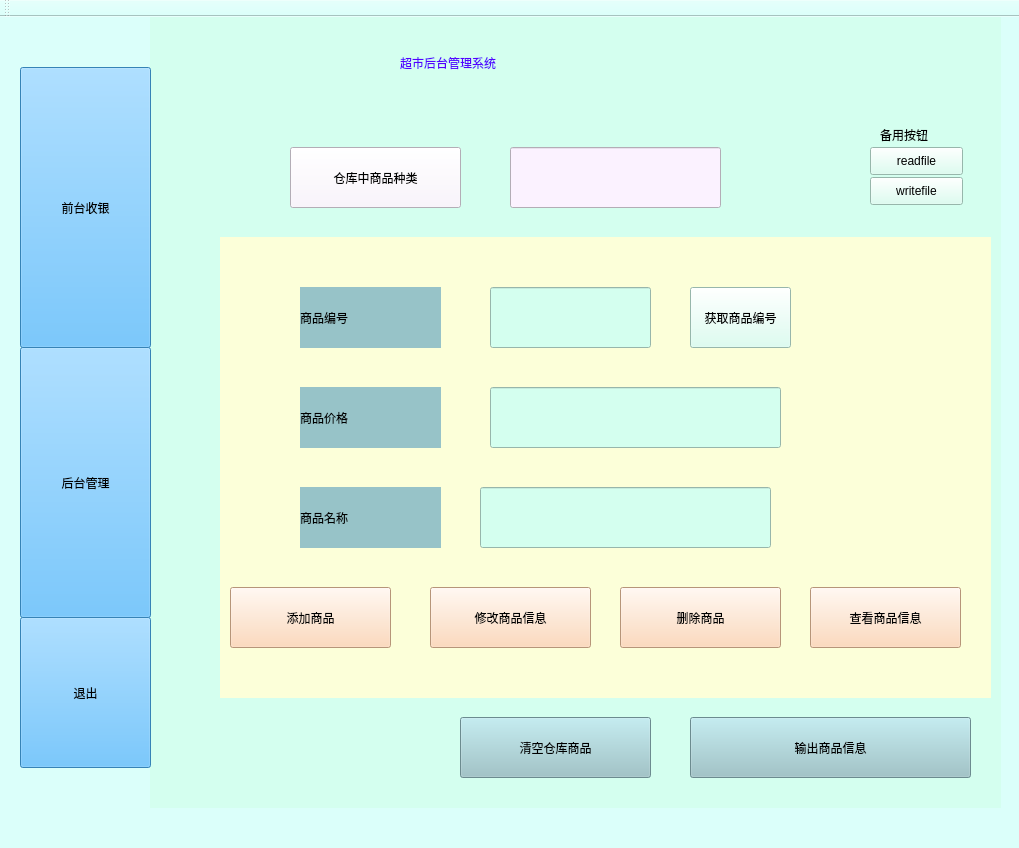
<?xml version="1.0" encoding="UTF-8"?>
<ui version="4.0">
 <class>MainWindow</class>
 <widget class="QMainWindow" name="MainWindow">
  <property name="geometry">
   <rect>
    <x>0</x>
    <y>0</y>
    <width>1019</width>
    <height>848</height>
   </rect>
  </property>
  <property name="windowTitle">
   <string>MainWindow</string>
  </property>
  <property name="styleSheet">
   <string notr="true">background-color: rgb(219, 255, 250);</string>
  </property>
  <widget class="QWidget" name="centralWidget">
   <widget class="QStackedWidget" name="stackedWidget">
    <property name="geometry">
     <rect>
      <x>150</x>
      <y>0</y>
      <width>851</width>
      <height>791</height>
     </rect>
    </property>
    <property name="styleSheet">
     <string notr="true">background-color: rgb(212, 255, 239);</string>
    </property>
    <property name="currentIndex">
     <number>0</number>
    </property>
    <widget class="QWidget" name="page">
     <widget class="QLabel" name="label_5">
      <property name="geometry">
       <rect>
        <x>250</x>
        <y>20</y>
        <width>361</width>
        <height>51</height>
       </rect>
      </property>
      <property name="styleSheet">
       <string notr="true">font: 24pt &quot;Agency FB&quot;;
color: rgb(85, 0, 255);</string>
      </property>
      <property name="text">
       <string>超市后台管理系统</string>
      </property>
     </widget>
     <widget class="QPushButton" name="pushButtonShopType">
      <property name="geometry">
       <rect>
        <x>140</x>
        <y>130</y>
        <width>171</width>
        <height>61</height>
       </rect>
      </property>
      <property name="styleSheet">
       <string notr="true">font: 12pt &quot;Agency FB&quot;;
background-color: rgb(251, 242, 255);</string>
      </property>
      <property name="text">
       <string>仓库中商品种类</string>
      </property>
     </widget>
     <widget class="QLineEdit" name="lineEditShopType">
      <property name="geometry">
       <rect>
        <x>360</x>
        <y>130</y>
        <width>211</width>
        <height>61</height>
       </rect>
      </property>
      <property name="styleSheet">
       <string notr="true">font: 18pt &quot;Agency FB&quot;;
background-color: rgb(251, 242, 255);</string>
      </property>
     </widget>
     <widget class="QLabel" name="labelBackground">
      <property name="geometry">
       <rect>
        <x>70</x>
        <y>220</y>
        <width>771</width>
        <height>461</height>
       </rect>
      </property>
      <property name="styleSheet">
       <string notr="true">background-color: rgb(252, 255, 217);</string>
      </property>
      <property name="text">
       <string/>
      </property>
     </widget>
     <widget class="QPushButton" name="pushButtonHAdd">
      <property name="geometry">
       <rect>
        <x>80</x>
        <y>570</y>
        <width>161</width>
        <height>61</height>
       </rect>
      </property>
      <property name="styleSheet">
       <string notr="true">background-color: rgb(255, 209, 170);
font: 16pt &quot;Agency FB&quot;;</string>
      </property>
      <property name="text">
       <string>添加商品</string>
      </property>
     </widget>
     <widget class="QLabel" name="label_8">
      <property name="geometry">
       <rect>
        <x>150</x>
        <y>270</y>
        <width>141</width>
        <height>61</height>
       </rect>
      </property>
      <property name="styleSheet">
       <string notr="true">background-color: rgb(151, 195, 200);
font: 18pt &quot;Agency FB&quot;;</string>
      </property>
      <property name="text">
       <string>商品编号</string>
      </property>
     </widget>
     <widget class="QLabel" name="label_9">
      <property name="geometry">
       <rect>
        <x>150</x>
        <y>370</y>
        <width>141</width>
        <height>61</height>
       </rect>
      </property>
      <property name="styleSheet">
       <string notr="true">background-color: rgb(151, 195, 200);
font: 18pt &quot;Agency FB&quot;;</string>
      </property>
      <property name="text">
       <string>商品价格</string>
      </property>
     </widget>
     <widget class="QLabel" name="label_11">
      <property name="geometry">
       <rect>
        <x>150</x>
        <y>470</y>
        <width>141</width>
        <height>61</height>
       </rect>
      </property>
      <property name="styleSheet">
       <string notr="true">background-color: rgb(151, 195, 200);
font: 18pt &quot;Agency FB&quot;;</string>
      </property>
      <property name="text">
       <string>商品名称</string>
      </property>
     </widget>
     <widget class="QPushButton" name="pushButtonLook">
      <property name="geometry">
       <rect>
        <x>660</x>
        <y>570</y>
        <width>151</width>
        <height>61</height>
       </rect>
      </property>
      <property name="styleSheet">
       <string notr="true">background-color: rgb(255, 209, 170);
font: 16pt &quot;Agency FB&quot;;</string>
      </property>
      <property name="text">
       <string>查看商品信息</string>
      </property>
     </widget>
     <widget class="QLineEdit" name="lineEditHIsb">
      <property name="geometry">
       <rect>
        <x>340</x>
        <y>270</y>
        <width>161</width>
        <height>61</height>
       </rect>
      </property>
      <property name="styleSheet">
       <string notr="true">font: 18pt &quot;Agency FB&quot;;</string>
      </property>
     </widget>
     <widget class="QLineEdit" name="lineEditHPrice">
      <property name="geometry">
       <rect>
        <x>340</x>
        <y>370</y>
        <width>291</width>
        <height>61</height>
       </rect>
      </property>
      <property name="styleSheet">
       <string notr="true">font: 18pt &quot;Agency FB&quot;;</string>
      </property>
     </widget>
     <widget class="QLineEdit" name="lineEditHName">
      <property name="geometry">
       <rect>
        <x>330</x>
        <y>470</y>
        <width>291</width>
        <height>61</height>
       </rect>
      </property>
      <property name="styleSheet">
       <string notr="true">font: 18pt &quot;Agency FB&quot;;</string>
      </property>
     </widget>
     <widget class="QPushButton" name="pushButtonHEdit">
      <property name="geometry">
       <rect>
        <x>280</x>
        <y>570</y>
        <width>161</width>
        <height>61</height>
       </rect>
      </property>
      <property name="styleSheet">
       <string notr="true">background-color: rgb(255, 209, 170);
font: 16pt &quot;Agency FB&quot;;</string>
      </property>
      <property name="text">
       <string>修改商品信息</string>
      </property>
     </widget>
     <widget class="QPushButton" name="pushButtonHGet">
      <property name="geometry">
       <rect>
        <x>540</x>
        <y>270</y>
        <width>101</width>
        <height>61</height>
       </rect>
      </property>
      <property name="text">
       <string>获取商品编号</string>
      </property>
     </widget>
     <widget class="QPushButton" name="pushButtonHDelete">
      <property name="geometry">
       <rect>
        <x>470</x>
        <y>570</y>
        <width>161</width>
        <height>61</height>
       </rect>
      </property>
      <property name="styleSheet">
       <string notr="true">background-color: rgb(255, 209, 170);
font: 16pt &quot;Agency FB&quot;;</string>
      </property>
      <property name="text">
       <string>删除商品</string>
      </property>
     </widget>
     <widget class="QPushButton" name="pushButton">
      <property name="geometry">
       <rect>
        <x>540</x>
        <y>700</y>
        <width>281</width>
        <height>61</height>
       </rect>
      </property>
      <property name="styleSheet">
       <string notr="true">background-color: rgb(151, 195, 200);
font: 18pt &quot;Agency FB&quot;;</string>
      </property>
      <property name="text">
       <string>输出商品信息</string>
      </property>
     </widget>
     <widget class="QPushButton" name="pushButtonReadFile">
      <property name="geometry">
       <rect>
        <x>720</x>
        <y>130</y>
        <width>93</width>
        <height>28</height>
       </rect>
      </property>
      <property name="text">
       <string>readfile</string>
      </property>
     </widget>
     <widget class="QPushButton" name="pushButtonWriteFile">
      <property name="geometry">
       <rect>
        <x>720</x>
        <y>160</y>
        <width>93</width>
        <height>28</height>
       </rect>
      </property>
      <property name="text">
       <string>writefile</string>
      </property>
     </widget>
     <widget class="QPushButton" name="pushButtonMakeEmtpy">
      <property name="geometry">
       <rect>
        <x>310</x>
        <y>700</y>
        <width>191</width>
        <height>61</height>
       </rect>
      </property>
      <property name="styleSheet">
       <string notr="true">background-color: rgb(151, 195, 200);
font: 18pt &quot;Agency FB&quot;;</string>
      </property>
      <property name="text">
       <string>清空仓库商品</string>
      </property>
     </widget>
     <widget class="QLabel" name="label_20">
      <property name="geometry">
       <rect>
        <x>730</x>
        <y>110</y>
        <width>72</width>
        <height>15</height>
       </rect>
      </property>
      <property name="text">
       <string>备用按钮</string>
      </property>
     </widget>
    </widget>
    <widget class="QWidget" name="page_3">
     <widget class="QLabel" name="label_13">
      <property name="geometry">
       <rect>
        <x>220</x>
        <y>20</y>
        <width>371</width>
        <height>91</height>
       </rect>
      </property>
      <property name="styleSheet">
       <string notr="true">font: 30pt &quot;Agency FB&quot;;
color: rgb(65, 90, 200);</string>
      </property>
      <property name="text">
       <string>后台管理登陆</string>
      </property>
     </widget>
     <widget class="QLabel" name="label_18">
      <property name="geometry">
       <rect>
        <x>80</x>
        <y>200</y>
        <width>151</width>
        <height>51</height>
       </rect>
      </property>
      <property name="styleSheet">
       <string notr="true">font: 20pt &quot;Agency FB&quot;;</string>
      </property>
      <property name="text">
       <string>用户名</string>
      </property>
     </widget>
     <widget class="QLabel" name="label_19">
      <property name="geometry">
       <rect>
        <x>90</x>
        <y>370</y>
        <width>151</width>
        <height>51</height>
       </rect>
      </property>
      <property name="styleSheet">
       <string notr="true">font: 20pt &quot;Agency FB&quot;;</string>
      </property>
      <property name="text">
       <string>密码</string>
      </property>
     </widget>
     <widget class="QLineEdit" name="lineEditUserName">
      <property name="geometry">
       <rect>
        <x>260</x>
        <y>200</y>
        <width>391</width>
        <height>61</height>
       </rect>
      </property>
      <property name="styleSheet">
       <string notr="true">font: 18pt &quot;Agency FB&quot;;</string>
      </property>
     </widget>
     <widget class="QLineEdit" name="lineEditPasswork">
      <property name="geometry">
       <rect>
        <x>250</x>
        <y>370</y>
        <width>401</width>
        <height>61</height>
       </rect>
      </property>
      <property name="styleSheet">
       <string notr="true">font: 18pt &quot;Agency FB&quot;;</string>
      </property>
     </widget>
     <widget class="QPushButton" name="pushButtonLogin">
      <property name="geometry">
       <rect>
        <x>100</x>
        <y>530</y>
        <width>251</width>
        <height>61</height>
       </rect>
      </property>
      <property name="styleSheet">
       <string notr="true">background-color: rgb(255, 209, 170);
font: 16pt &quot;Agency FB&quot;;</string>
      </property>
      <property name="text">
       <string>Login</string>
      </property>
     </widget>
     <widget class="QPushButton" name="pushButtonLoginCancel">
      <property name="geometry">
       <rect>
        <x>400</x>
        <y>530</y>
        <width>251</width>
        <height>61</height>
       </rect>
      </property>
      <property name="styleSheet">
       <string notr="true">background-color: rgb(255, 209, 170);
font: 16pt &quot;Agency FB&quot;;</string>
      </property>
      <property name="text">
       <string>Cancel</string>
      </property>
     </widget>
    </widget>
    <widget class="QWidget" name="page_2">
     <widget class="QLineEdit" name="lineEditIsbNum">
      <property name="geometry">
       <rect>
        <x>330</x>
        <y>80</y>
        <width>181</width>
        <height>61</height>
       </rect>
      </property>
      <property name="styleSheet">
       <string notr="true">background-color: rgb(255, 253, 225);
font: 18pt &quot;Agency FB&quot;;</string>
      </property>
     </widget>
     <widget class="QLabel" name="label_2">
      <property name="geometry">
       <rect>
        <x>140</x>
        <y>80</y>
        <width>161</width>
        <height>61</height>
       </rect>
      </property>
      <property name="styleSheet">
       <string notr="true">font: 18pt &quot;Agency FB&quot;;
background-color: rgb(251, 242, 255);</string>
      </property>
      <property name="text">
       <string>商品编号*</string>
      </property>
     </widget>
     <widget class="QLineEdit" name="lineEditSinglePrice">
      <property name="geometry">
       <rect>
        <x>330</x>
        <y>220</y>
        <width>181</width>
        <height>61</height>
       </rect>
      </property>
      <property name="styleSheet">
       <string notr="true">background-color: rgb(255, 253, 225);
font: 18pt &quot;Agency FB&quot;;</string>
      </property>
     </widget>
     <widget class="QPushButton" name="pushButtonAdd">
      <property name="geometry">
       <rect>
        <x>130</x>
        <y>370</y>
        <width>521</width>
        <height>61</height>
       </rect>
      </property>
      <property name="styleSheet">
       <string notr="true">background-color: rgb(170, 255, 127);
font: 16pt &quot;Agency FB&quot;;
</string>
      </property>
      <property name="text">
       <string>添加此商品到清算区</string>
      </property>
     </widget>
     <widget class="QLabel" name="label_3">
      <property name="geometry">
       <rect>
        <x>140</x>
        <y>220</y>
        <width>161</width>
        <height>61</height>
       </rect>
      </property>
      <property name="styleSheet">
       <string notr="true">font: 18pt &quot;Agency FB&quot;;
background-color: rgb(251, 242, 255);</string>
      </property>
      <property name="text">
       <string>商品单价</string>
      </property>
     </widget>
     <widget class="QLineEdit" name="lineEditHaveNumber">
      <property name="geometry">
       <rect>
        <x>400</x>
        <y>440</y>
        <width>181</width>
        <height>61</height>
       </rect>
      </property>
      <property name="styleSheet">
       <string notr="true">background-color: rgb(255, 253, 225);
font: 18pt &quot;Agency FB&quot;;</string>
      </property>
     </widget>
     <widget class="QLineEdit" name="lineEditTotalPrice">
      <property name="geometry">
       <rect>
        <x>400</x>
        <y>530</y>
        <width>181</width>
        <height>61</height>
       </rect>
      </property>
      <property name="styleSheet">
       <string notr="true">background-color: rgb(255, 253, 225);
font: 18pt &quot;Agency FB&quot;;</string>
      </property>
     </widget>
     <widget class="QLabel" name="label_4">
      <property name="geometry">
       <rect>
        <x>160</x>
        <y>440</y>
        <width>181</width>
        <height>61</height>
       </rect>
      </property>
      <property name="styleSheet">
       <string notr="true">font: 18pt &quot;Agency FB&quot;;
background-color: rgb(251, 242, 255);</string>
      </property>
      <property name="text">
       <string>已结算的商品数量</string>
      </property>
     </widget>
     <widget class="QPushButton" name="pushButtonCancel">
      <property name="geometry">
       <rect>
        <x>70</x>
        <y>650</y>
        <width>211</width>
        <height>51</height>
       </rect>
      </property>
      <property name="styleSheet">
       <string notr="true">background-color: rgb(255, 209, 170);
font: 16pt &quot;Agency FB&quot;;</string>
      </property>
      <property name="text">
       <string>取消此次结算</string>
      </property>
     </widget>
     <widget class="QLabel" name="label">
      <property name="geometry">
       <rect>
        <x>260</x>
        <y>0</y>
        <width>371</width>
        <height>71</height>
       </rect>
      </property>
      <property name="styleSheet">
       <string notr="true">font: 24pt &quot;Agency FB&quot;;
color: rgb(85, 0, 255);</string>
      </property>
      <property name="text">
       <string>超市收银管理系统</string>
      </property>
     </widget>
     <widget class="QLabel" name="label_6">
      <property name="geometry">
       <rect>
        <x>140</x>
        <y>150</y>
        <width>161</width>
        <height>61</height>
       </rect>
      </property>
      <property name="styleSheet">
       <string notr="true">font: 18pt &quot;Agency FB&quot;;
background-color: rgb(251, 242, 255);</string>
      </property>
      <property name="text">
       <string>份数*</string>
      </property>
     </widget>
     <widget class="QLineEdit" name="lineEditNum">
      <property name="geometry">
       <rect>
        <x>330</x>
        <y>150</y>
        <width>181</width>
        <height>61</height>
       </rect>
      </property>
      <property name="styleSheet">
       <string notr="true">background-color: rgb(255, 253, 225);
font: 18pt &quot;Agency FB&quot;;</string>
      </property>
     </widget>
     <widget class="QLabel" name="label_7">
      <property name="geometry">
       <rect>
        <x>160</x>
        <y>530</y>
        <width>181</width>
        <height>61</height>
       </rect>
      </property>
      <property name="styleSheet">
       <string notr="true">font: 18pt &quot;Agency FB&quot;;
background-color: rgb(251, 242, 255);</string>
      </property>
      <property name="text">
       <string>已结算金额</string>
      </property>
     </widget>
     <widget class="QPushButton" name="pushButtonFinish">
      <property name="geometry">
       <rect>
        <x>570</x>
        <y>650</y>
        <width>191</width>
        <height>51</height>
       </rect>
      </property>
      <property name="styleSheet">
       <string notr="true">background-color: rgb(255, 209, 170);
font: 16pt &quot;Agency FB&quot;;</string>
      </property>
      <property name="text">
       <string>完成结算</string>
      </property>
     </widget>
     <widget class="QPushButton" name="pushButtonVIP">
      <property name="geometry">
       <rect>
        <x>350</x>
        <y>650</y>
        <width>151</width>
        <height>51</height>
       </rect>
      </property>
      <property name="styleSheet">
       <string notr="true">background-color: rgb(67, 200, 37);
font: 16pt &quot;Agency FB&quot;;</string>
      </property>
      <property name="text">
       <string>会员9折</string>
      </property>
     </widget>
     <widget class="QPushButton" name="pushButtonSearch">
      <property name="geometry">
       <rect>
        <x>570</x>
        <y>90</y>
        <width>151</width>
        <height>261</height>
       </rect>
      </property>
      <property name="styleSheet">
       <string notr="true">background-color: rgb(200, 184, 151);
font: 16pt &quot;Agency FB&quot;;</string>
      </property>
      <property name="text">
       <string>查找商品</string>
      </property>
     </widget>
     <widget class="QLabel" name="label_10">
      <property name="geometry">
       <rect>
        <x>140</x>
        <y>300</y>
        <width>161</width>
        <height>61</height>
       </rect>
      </property>
      <property name="styleSheet">
       <string notr="true">font: 18pt &quot;Agency FB&quot;;
background-color: rgb(251, 242, 255);</string>
      </property>
      <property name="text">
       <string>商品名称</string>
      </property>
     </widget>
     <widget class="QLineEdit" name="lineEditName">
      <property name="geometry">
       <rect>
        <x>330</x>
        <y>300</y>
        <width>181</width>
        <height>61</height>
       </rect>
      </property>
      <property name="styleSheet">
       <string notr="true">background-color: rgb(255, 253, 225);
font: 18pt &quot;Agency FB&quot;;</string>
      </property>
     </widget>
    </widget>
    <widget class="QWidget" name="page_4">
     <widget class="QListWidget" name="listWidget">
      <property name="geometry">
       <rect>
        <x>35</x>
        <y>141</y>
        <width>671</width>
        <height>611</height>
       </rect>
      </property>
      <property name="styleSheet">
       <string notr="true">font: 24pt &quot;Agency FB&quot;;</string>
      </property>
     </widget>
     <widget class="QLabel" name="label_12">
      <property name="geometry">
       <rect>
        <x>320</x>
        <y>20</y>
        <width>321</width>
        <height>81</height>
       </rect>
      </property>
      <property name="styleSheet">
       <string notr="true">font: 18pt &quot;Agency FB&quot;;
font: 26pt &quot;Agency FB&quot;;
</string>
      </property>
      <property name="text">
       <string>后台商品</string>
      </property>
     </widget>
     <widget class="QPushButton" name="pushButtonBackToFront">
      <property name="geometry">
       <rect>
        <x>740</x>
        <y>120</y>
        <width>93</width>
        <height>171</height>
       </rect>
      </property>
      <property name="styleSheet">
       <string notr="true">font: 12pt &quot;Agency FB&quot;;
background-color: rgb(190, 252, 255);</string>
      </property>
      <property name="text">
       <string>返回</string>
      </property>
     </widget>
     <widget class="QLabel" name="label_14">
      <property name="geometry">
       <rect>
        <x>260</x>
        <y>100</y>
        <width>131</width>
        <height>31</height>
       </rect>
      </property>
      <property name="styleSheet">
       <string notr="true">font: 18pt &quot;Agency FB&quot;;</string>
      </property>
      <property name="text">
       <string>商品名称</string>
      </property>
     </widget>
     <widget class="QLabel" name="label_16">
      <property name="geometry">
       <rect>
        <x>70</x>
        <y>100</y>
        <width>131</width>
        <height>31</height>
       </rect>
      </property>
      <property name="styleSheet">
       <string notr="true">font: 18pt &quot;Agency FB&quot;;</string>
      </property>
      <property name="text">
       <string>商品编号</string>
      </property>
     </widget>
     <widget class="QLabel" name="label_17">
      <property name="geometry">
       <rect>
        <x>470</x>
        <y>100</y>
        <width>101</width>
        <height>31</height>
       </rect>
      </property>
      <property name="styleSheet">
       <string notr="true">font: 18pt &quot;Agency FB&quot;;</string>
      </property>
      <property name="text">
       <string>价格</string>
      </property>
     </widget>
    </widget>
   </widget>
   <widget class="QPushButton" name="pushButtonfrontend">
    <property name="geometry">
     <rect>
      <x>20</x>
      <y>50</y>
      <width>131</width>
      <height>281</height>
     </rect>
    </property>
    <property name="styleSheet">
     <string notr="true">background-color: rgb(75, 183, 255);
font: 12pt &quot;Agency FB&quot;;
</string>
    </property>
    <property name="text">
     <string>前台收银</string>
    </property>
   </widget>
   <widget class="QPushButton" name="pushButtonbackend">
    <property name="geometry">
     <rect>
      <x>20</x>
      <y>330</y>
      <width>131</width>
      <height>271</height>
     </rect>
    </property>
    <property name="styleSheet">
     <string notr="true">background-color: rgb(75, 183, 255);
font: 12pt &quot;Agency FB&quot;;
</string>
    </property>
    <property name="text">
     <string>后台管理</string>
    </property>
   </widget>
   <widget class="QPushButton" name="pushButtonexit">
    <property name="geometry">
     <rect>
      <x>20</x>
      <y>600</y>
      <width>131</width>
      <height>151</height>
     </rect>
    </property>
    <property name="styleSheet">
     <string notr="true">background-color: rgb(75, 183, 255);
font: 12pt &quot;Agency FB&quot;;
</string>
    </property>
    <property name="text">
     <string>退出</string>
    </property>
   </widget>
  </widget>
  <widget class="QMenuBar" name="menuBar">
   <property name="geometry">
    <rect>
     <x>0</x>
     <y>0</y>
     <width>1019</width>
     <height>26</height>
    </rect>
   </property>
  </widget>
  <widget class="QToolBar" name="mainToolBar">
   <attribute name="toolBarArea">
    <enum>TopToolBarArea</enum>
   </attribute>
   <attribute name="toolBarBreak">
    <bool>false</bool>
   </attribute>
  </widget>
  <widget class="QStatusBar" name="statusBar"/>
  <action name="actionversion">
   <property name="text">
    <string>version</string>
   </property>
  </action>
 </widget>
 <layoutdefault spacing="6" margin="11"/>
 <resources/>
 <connections/>
</ui>
